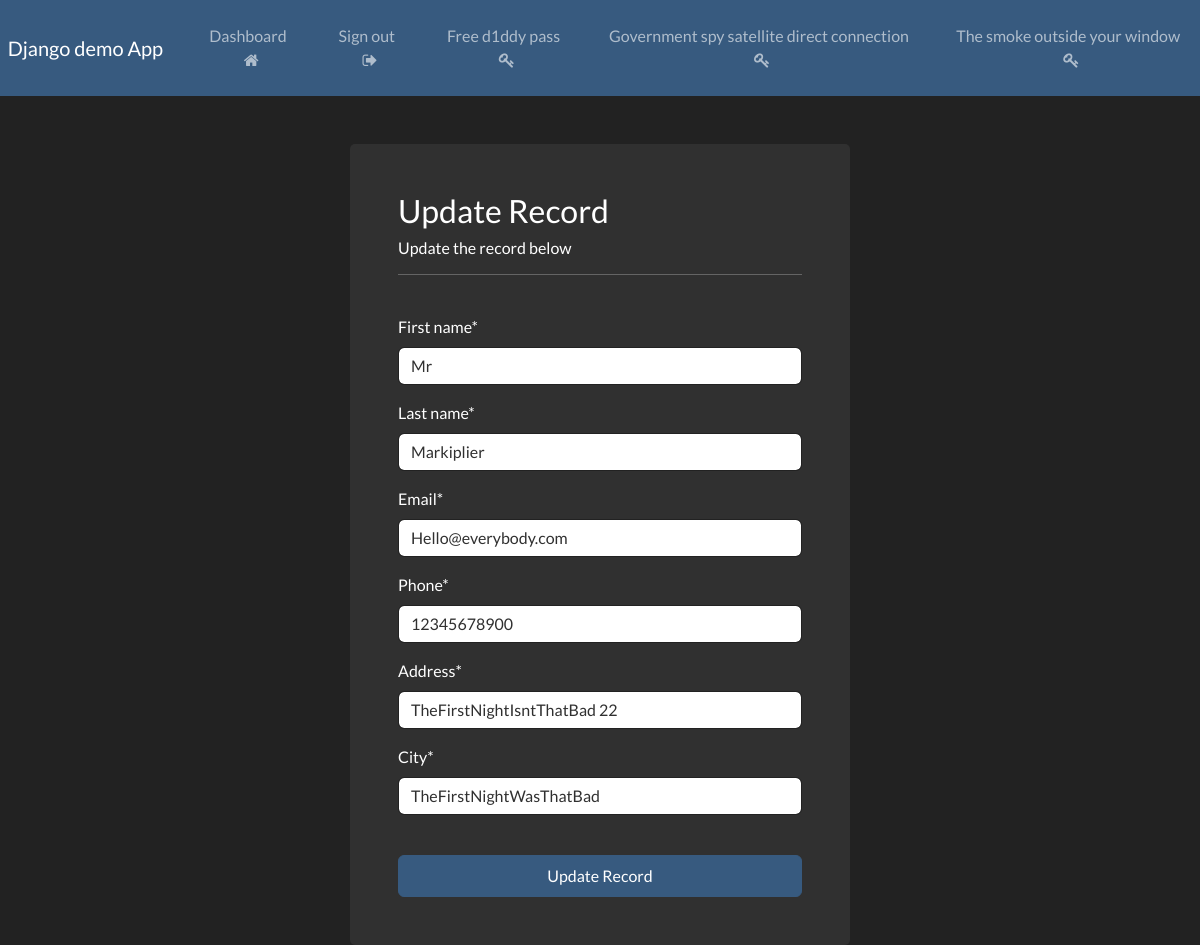
The app's page /update-record/1 (signed in) with its own data.
### website/models.py (models this page shows, shortened)
class Record(models.Model):
    creation_data = models.DateTimeField(auto_now_add= True)
    first_name = models.CharField(max_length = 100)
    last_name = models.CharField(max_length = 100)
    email = models.CharField(max_length = 255)
    phone = models.CharField(max_length=20)
    address = models.CharField(max_length = 255)
    city = models.CharField(max_length = 255)

### website/views.py (the view)
# urls.py: path('update-record/<int:pk>', views.update_record, name="update-record"),
@login_required(login_url='my-login')
def update_record(request, pk):
    record = Record.objects.get(id=pk)
    form= UpdateRecordForm(instance=record)
    if request.method == "POST":
        form = UpdateRecordForm(request.POST, instance=record)
        if form.is_valid():
            form.save()
            messages.success(request, "Your record was updated!")
            return redirect("dashboard")
    context = {'update_form': form}
    return render(request, 'website/update-record.html',context=context)

### website/forms.py
class UpdateRecordForm(forms.ModelForm):
    class Meta:
        model = Record
        fields = ['first_name','last_name','email','phone','address','city']

### website/templates/website/update-record.html (shortened to what this page needs)
{% extends 'website/base.html' %}
{% load crispy_forms_tags %}
{% block content %}
    <br>
    <div class="container bg-dark p-5 form-layout">
        <h3> Update Record </h3>
        <h6> Update the record below </h6>
        <hr>
        <br>
        <form method="POST" autocomplete="off">
            {{update_form|crispy}}
            <br>
            <button type="submit" class="btn btn-primary w-100 btn-block p-2"> Update Record </button>
        </form>
    </div>
    {% endblock %}

### static/css/styles.css (style rules this page uses)
.container { align-items: center; }
.form-layout { border-radius: 5px; width:500px; }

### records on screen
Record: first_name "Mr", last_name "Markiplier", email "Hello@everybody.com", phone "12345678900", address "TheFirstNightIsntThatBad 22", city "TheFirstNightWasThatBad"
